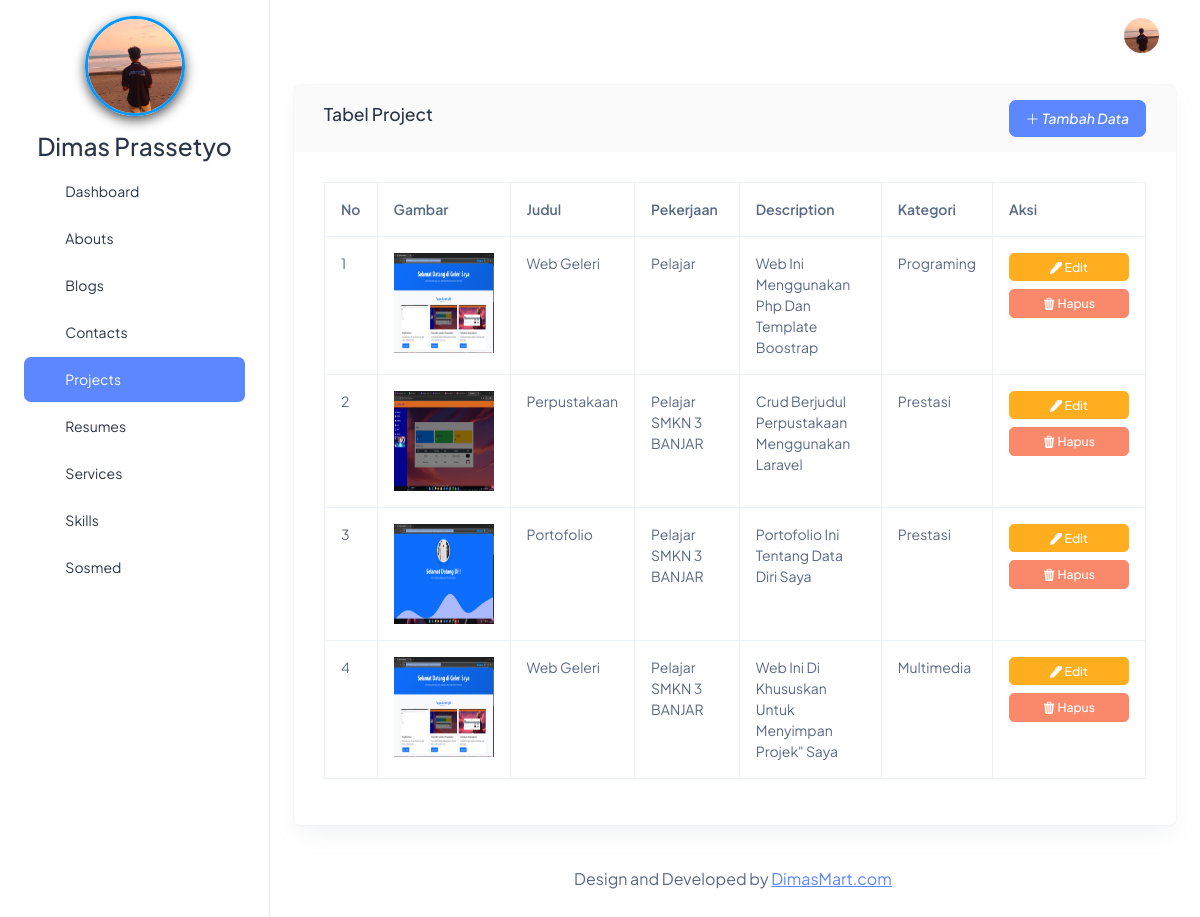
Screenshot of /beckend/pages/project/index.php with the database file from the repository.
### tables this page shows
CREATE TABLE `abouts` (
  `id` bigint NOT NULL,
  `name` varchar(255) NOT NULL,
  `born` date NOT NULL,
  `address` text NOT NULL,
  `zip_code` int NOT NULL,
  `email` varchar(255) NOT NULL,
  `phone` varchar(255) NOT NULL,
  `total_project` int NOT NULL,
  `work` varchar(255) NOT NULL,
  `image` text NOT NULL,
  `description` text NOT NULL
);

CREATE TABLE `projects` (
  `id` bigint NOT NULL,
  `image` varchar(255) NOT NULL,
  `title` varchar(255) NOT NULL,
  `job` varchar(255) NOT NULL,
  `description` text NOT NULL,
  `category` varchar(255) NOT NULL
);

### beckend/pages/project/index.php (the view)
<?php
include '../../partials/header.php';
include '../../partials/sidebar.php';
include '../../partials/navbar.php';
$qProjects = "SELECT * FROM projects";
$result = mysqli_query($connect, $qProjects) or die(mysqli_error($connect));
?>
<div class="row">
    <div class="col-12">
        <div class="card">
            <div class="card-header d-flex align-items-center justify-content-between">
                <h5>Tabel Project</h5>
                <a href="./create.php" class="btn btn-primary"><i class="bi bi-plus-lg"> Tambah Data</i></a>
            </div>
            <div class="card-body">
                <div class="tabel-responsive">
                    <table class="table table-bordered">
                        <thead>
                            <tr>
                                <th>No</th>
                                <th>Gambar</th>
                                <th>Judul</th>
                                <th>Pekerjaan</th>
                                <th>Description</th>
                                <th>Kategori</th>
                                <th>Aksi</th>
                            </tr>
                        </thead>
                        <tbody>
                            <?php
                            $no = 1;
                            while ($item = $result->fetch_object()):
                            ?>
                                <tr class="text-capitalize">
                                    <td><?= $no ?></td>
                                    <td>
                                        <img src="../../../storages/project/<?= $item->image ?>"
                                            alt="Gambar" width="100px" height="100">
                                    </td>
                                    <td><?= $item->title ?></td>
                                    <td><?= $item->job ?></td>
                                    <td><?= $item->description ?></td>
                                    <td><?= $item->category ?></td>
                                    <td>
                                        <div class="d-grid gap-2" style="min-width: 120px;">
                                            <a href="./edit.php?id=<?= $item->id ?>" class="btn btn-warning btn-sm">
                                                <i class="bi bi-pen-fill"></i> Edit
                                            </a>
                                            <a href="../../action/project/destroy.php?id=<?= $item->id ?>"
                                                class="btn btn-danger btn-sm"
                                                onclick="return confirm('Apakah Anda Yakin?')">
                                                <i class="bi bi-trash3-fill"></i> Hapus
                                            </a>
                                        </div>
                                    </td>
                                </tr>
                            <?php
                                $no++;
                            endwhile;
                            ?>
                        </tbody>
                    </table>
                </div>
            </div>
        </div>
    </div>
    <?php
    include '../../partials/footer.php';
    include '../../partials/script.php';
    ?>

### beckend/partials/header.php (shortened to what this page needs)
<!doctype html>
<html lang="en">
<head>
  <link rel="stylesheet" href="../../templates-admin/templates/src/assets/css/styles.min.css" />
  <link rel="stylesheet" href="https://cdn.jsdelivr.net/npm/bootstrap-icons@1.11.1/font/bootstrap-icons.css">
</head>

### beckend/partials/sidebar.php (shortened to what this page needs)
<?php
$qAbouts = "SELECT * FROM abouts";
$result = mysqli_query($connect, $qAbouts) or die(mysqli_error($connect));
$item = $result->fetch_object();
?>
<body>
  <div class="page-wrapper" id="main-wrapper" data-layout="vertical" data-navbarbg="skin6" data-sidebartype="full"
    data-sidebar-position="fixed" data-header-position="fixed">
    <aside class="left-sidebar">
      <div>
        <div>
          <div class="brand-logo">
            <div class="w-100 d-flex flex-column align-items-center justify-content-center" style="padding:16px 0;">
              <a href="#" class="text-nowrap logo-img">
                <img src="../../../storages/about/<?= $item->image ?>" alt="Gambar" width="100" height="100" alt="" style="border-radius:50%; object-fit:cover; box-shadow:0 4px 12px rgba(0,0,0,0.69); border:3px solid #0099ff; display:block; margin:auto;">
              </a>
            </div>
            <div class="h3 text-center">
              <?= $item->name ?>
            </div>
          </div>
          <nav class="sidebar-nav scroll-sidebar" data-simplebar="">
            <ul id="sidebarnav">
              <li class="sidebar-item">
                <a class="sidebar-link" href="../dashboard/index.php" aria-expanded="false">
                  <span>
                    <i class="ti ti-layout-dashboard"></i>
                  </span>
                  <span class="hide-menu">Dashboard</span>
                </a>
              </li>
              <li class="sidebar-item">
                <a class="sidebar-link" href="../about/index.php" aria-expanded="false">
                  <span>
                    <i class="ti ti-info-square"></i>
                  </span>
                  <span class="hide-menu">Abouts</span>
                </a>
              </li>
              <li class="sidebar-item">
                <a class="sidebar-link" href="../blog/index.php" aria-expanded="false">
                  <span>
                    <i class="ti ti-pencil"></i>
                  </span>
                  <span class="hide-menu">Blogs</span>
                </a>
              </li>
              <li class="sidebar-item">
                <a class="sidebar-link" href="../contact/index.php" aria-expanded="false">
                  <span>
                    <i class="ti ti-phone"></i>
                  </span>
                  <span class="hide-menu">Contacts</span>
                </a>
              </li>
              <li class="sidebar-item">
                <a class="sidebar-link" href="../project/index.php" aria-expanded="false">
                  <span>
                    <i class="ti ti-apps"></i>
                  </span>
                  <span class="hide-menu">Projects</span>
                </a>
              </li>
              <li class="sidebar-item">
                <a class="sidebar-link" href="../resume/index.php" aria-expanded="false">
                  <span>
                    <i class="ti ti-file-text"></i>
                  </span>
                  <span class="hide-menu">Resumes</span>
                </a>
              </li>
              <li class="sidebar-item">
                <a class="sidebar-link" href="../service/index.php" aria-expanded="false">
                  <span>
                    <i class="ti ti-server"></i>
                  </span>
                  <span class="hide-menu">Services</span>
                </a>
              </li>
              <li class="sidebar-item">
                <a class="sidebar-link" href="../skill/index.php" aria-expanded="false">
                  <span>
                    <i class="ti ti-tools"></i>
                  </span>
                  <span class="hide-menu">Skills</span>
                </a>
              </li>
              <li class="sidebar-item">
                <a class="sidebar-link" href="../socmed/index.php" aria-expanded="false">
                  <span>
                    <i class="ti ti-brand-instagram"></i>
                  </span>
                  <span class="hide-menu">Sosmed</span>
                </a>
              </li>
            </ul>
          </nav>
        </div>
    </aside>

### beckend/partials/navbar.php (shortened to what this page needs)
<?php
$qAbouts = "SELECT * FROM abouts";
$result = mysqli_query($connect, $qAbouts) or die(mysqli_error($connect));
$item = $result->fetch_object();
?>
    <div class="body-wrapper">
      <header class="app-header">
        <nav class="navbar navbar-expand-lg navbar-light">
          <div class="navbar-collapse justify-content-end px-0" id="navbarNav">
            <ul class="navbar-nav flex-row ms-auto align-items-center justify-content-end">
              <li class="nav-item dropdown">
                <a class="nav-link nav-icon-hover" href="javascript:void(0)" id="drop2" data-bs-toggle="dropdown"
                  aria-expanded="false">
                  <img src="../../../storages/about/<?= $item->image ?>" alt="" width="35" height="35" class="rounded-circle">
                </a>
              </li>
            </ul>
          </div>
        </nav>
      </header>
      <div class="container-fluid">

### beckend/partials/footer.php
<div class="py-6 px-6 text-center">
  <p class="mb-0 fs-4">Design and Developed by <a href="https://adminmart.com/" target="_blank" class="pe-1 text-primary text-decoration-underline">DimasMart.com</a></p>
</div>

### beckend/partials/script.php (shortened to what this page needs)
      </div>
    </div>
  </div>
</body>
</html>

### rows the page displays
abouts: image (picture), name "Dimas Prassetyo"
projects: image (picture), title "Web Geleri", job "Pelajar", description "Web Ini Menggunakan Php Dan Template Boostrap", category "Programing"
projects: image (picture), title "Perpustakaan", job "Pelajar SMKN 3 BANJAR", description "Crud Berjudul Perpustakaan Menggunakan Laravel", category "Prestasi"
projects: image (picture), title "Portofolio", job "Pelajar SMKN 3 BANJAR", description "Portofolio Ini Tentang Data Diri Saya", category "Prestasi"
projects: image (picture), title "Web Geleri", job "Pelajar SMKN 3 BANJAR", description "Web Ini Di Khususkan Untuk Menyimpan Projek\" Saya", category "Multimedia"
